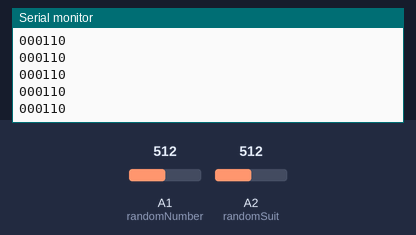
This sketch was run on a simulated Arduino Uno, built with avr-gcc and run on an emulated ATmega328P. Parts: the last lines printed to the serial monitor. The test bench sets the inputs (shaded band); at power-on: A1 (randomNumber) = 512, A2 (randomSuit) = 512.

Above: at 1.2 s.
1.3 s: A1 (randomNumber) set to 716
At 1.9 s:
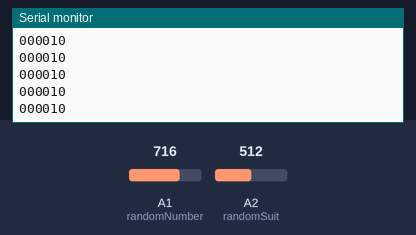
2.8 s: A2 (randomSuit) set to 306
At 3.5 s:
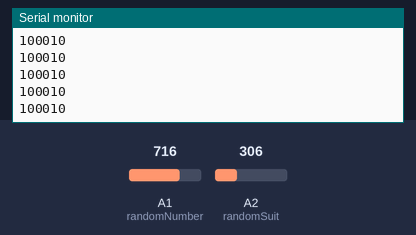
4.3 s: A1 (randomNumber) set to 900
At 5.4 s:
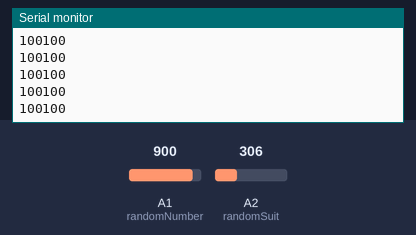
5.8 s: A2 (randomSuit) set to 511
At 6.7 s:
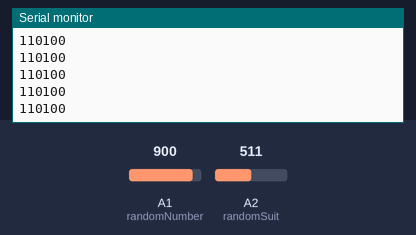
Timing chart, 0 to 8.3 s (numbered marks = the images above; inputs shaded):
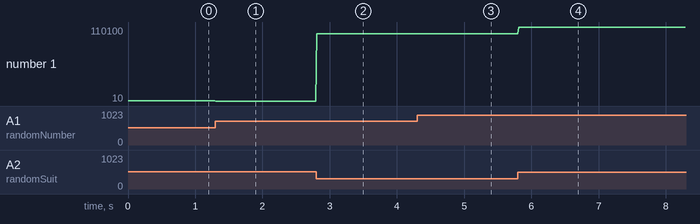

The sketch:

cardRandomizer.ino
```cpp
#define clkOut 13
#define dataOut 11
#define randomNumber A1
#define randomSuit A2

int suit;
int number;
String card = "";
void setup() {
  // put your setup code here, to run once:
  pinMode(clkOut,OUTPUT);
  pinMode(dataOut,OUTPUT);
  pinMode(randomNumber,INPUT);
  pinMode(randomSuit,INPUT);
  Serial.begin(500000);
 }

void loop() {
  suit = analogRead(randomSuit) % 4;
  number = (analogRead(randomNumber) % 13)+1;

  switch(suit){
    case 0:card += "00";break;
    case 1:card += "01";break;
    case 2:card += "10";break;
    case 3:card += "11";break;
  }

  switch(number){
    case 1:card += "0001";break;
    case 2:card += "0010";break;
    case 3:card += "0011";break;
    case 4:card += "0100";break;
    case 5:card += "0101";break;
    case 6:card += "0110";break;
    case 7:card += "0111";break;
    case 8:card += "1000";break;
    case 9:card += "1001";break;
    case 10:card += "1010";break;
    case 11:card += "1011";break;
    case 12:card += "1100";break;
    case 13:card += "1101";break;
  }
  Serial.println(card);
  for(int i = 0; i < 6; i++)
  {


    if(card[i] == '1')
      digitalWrite(dataOut,HIGH);

    else
      digitalWrite(dataOut,LOW);

   digitalWrite(clkOut,HIGH);
   delay(1);
    digitalWrite(clkOut,LOW);
    delay(1);

  }

  card = "";

  // put your main code here, to run repeatedly:

}
```

Measured:
- after the input at 1.3 s, the serial monitor: prints a new line at once (image 1)
- after the input at 2.8 s, the serial monitor: prints a new line at once (image 2)
- after the input at 4.3 s, the serial monitor: prints a new line at once (image 3)
- after the input at 5.8 s, the serial monitor: prints a new line at once (image 4)
- plotted number 1: 110 → 10 after the input at 1.3 s, 10 → 100010 after the input at 2.8 s, 100010 → 100100 after the input at 4.3 s, 100100 → 110100 after the input at 5.8 s
